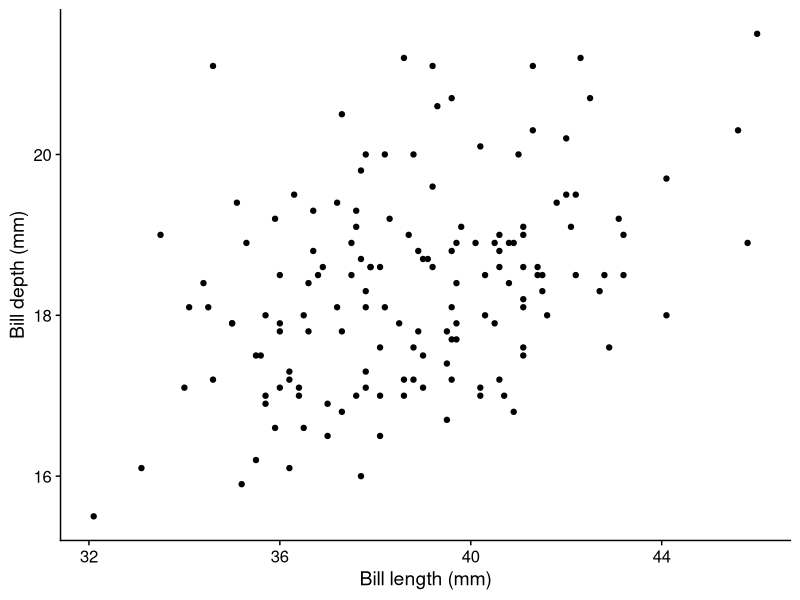
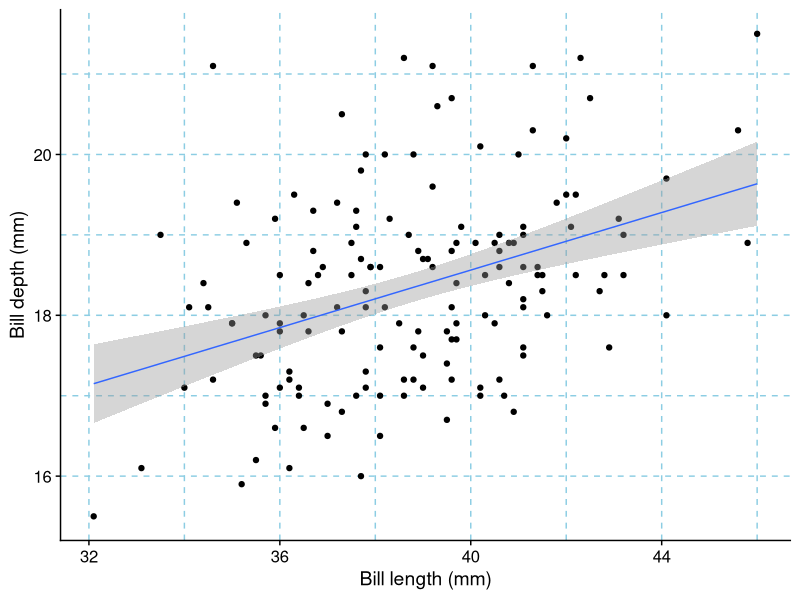
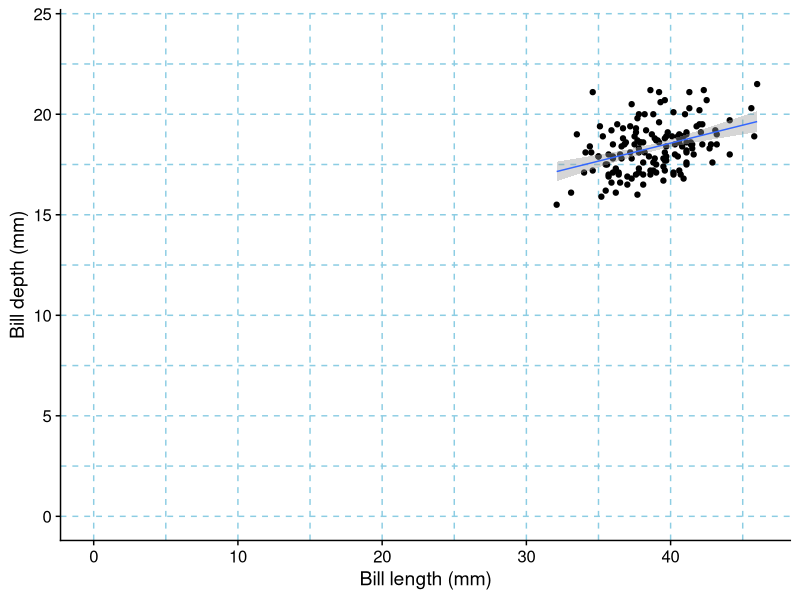
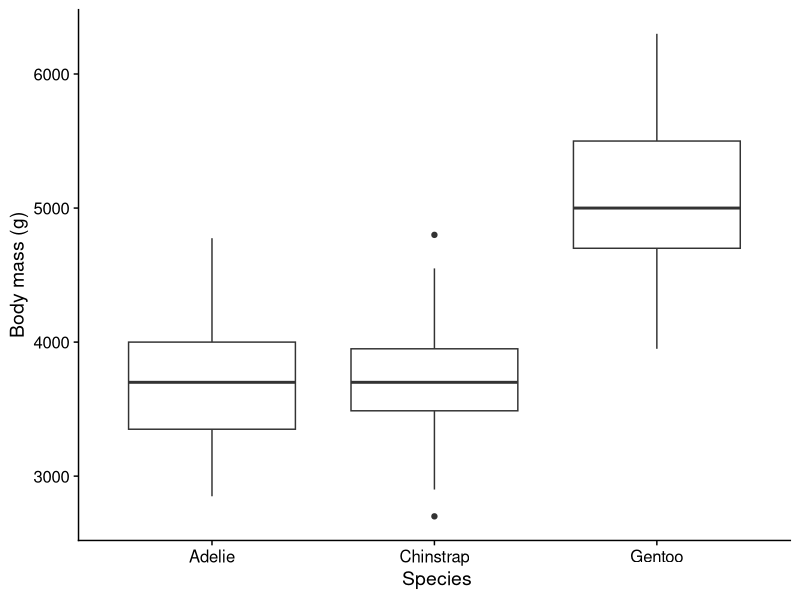
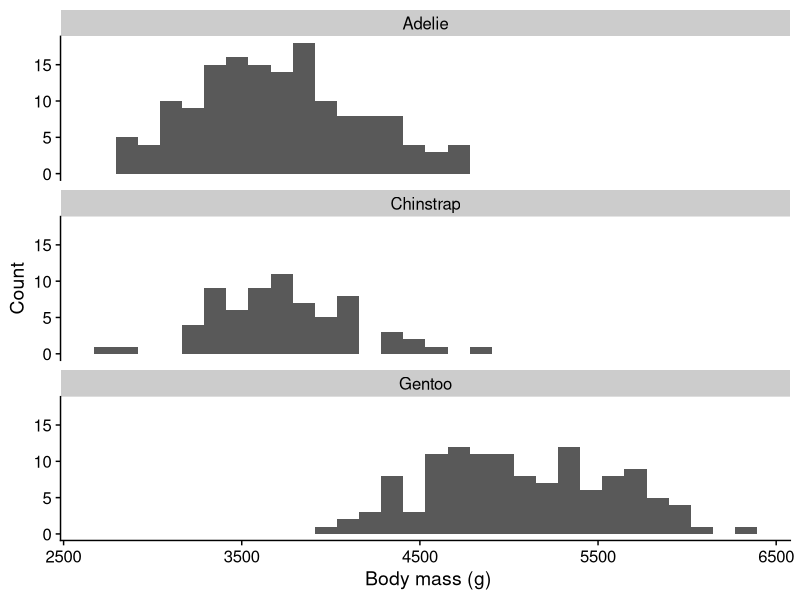

The R script that drew these images, in order:
## ---- chunk 1
knitr::opts_chunk$set(message = FALSE, warning = FALSE)
## ---- chunk 2
library(tidyverse)
library(palmerpenguins)
library(cowplot)
library(rstatix)
## ---- chunk 3
glimpse(penguins)
## ---- chunk 4
penguin_adelie <- penguins |> 
  filter(species == "Adelie")
glimpse(penguin_adelie)
## ---- chunk 5
penguin_adelie |> 
  ggplot(aes(x=bill_length_mm, bill_depth_mm)) +
  geom_point() +
  labs( x = "Bill length (mm)",
        y = "Bill depth (mm)") +
  theme_cowplot()
## ---- chunk 6
bill_length<-penguin_adelie$bill_length_mm
bill_depth<-penguin_adelie$bill_depth_mm

cor.test(bill_length, bill_depth, method = "pearson")
## ---- chunk 7
bill.model<-lm(bill_depth ~ bill_length, data = penguin_adelie)
anova(bill.model)
summary(bill.model)
## ---- chunk 8
penguin_adelie |> 
  ggplot(aes(x=bill_length_mm, bill_depth_mm)) +
  geom_point() +
  geom_smooth(method="lm", linewidth = 0.5) +
  labs( x = "Bill length (mm)",
        y = "Bill depth (mm)") +
  theme_cowplot() +
  theme(panel.grid = element_line(color = "#8ccde3",
                                  linetype = 2,
                                  linewidth=0.5))
## ---- chunk 9
penguin_adelie |> 
  ggplot(aes(x=bill_length_mm, bill_depth_mm)) +
  geom_point() +
  geom_smooth(method="lm", linewidth = 0.5) +
  labs( x = "Bill length (mm)",
        y = "Bill depth (mm)") +
  xlim(0,46) +
  ylim(0,24) +
  theme_cowplot() +
  theme(panel.grid = element_line(color = "#8ccde3",
                                  linetype = 2,
                                  linewidth=0.5))
## ---- chunk 10
penguins |>
  ggplot(aes(x=species,y=body_mass_g)) +
  geom_boxplot() +
  labs(x= " Species",
       y = "Body mass (g)") +
  theme_cowplot()
## ---- chunk 11
penguins |>
  ggplot(aes(x=body_mass_g)) +
  geom_histogram() +
  labs(x= " Body mass (g)",
       y = "Count") +
  facet_wrap(~ species, ncol = 1) +
  theme_cowplot()
## ---- chunk 12
penguins |>
  group_by(species) |>
  shapiro_test(body_mass_g)
## ---- chunk 13
penguin_adelie_bodymass <- penguins |> filter(species == "Adelie") |> select(body_mass_g) |> pull()
chinstrap_bodymass <- penguins |> filter(species == "Chinstrap") |> select(body_mass_g) |> pull()
gentoo_bodymass <- penguins |> filter(species == "Gentoo") |> select(body_mass_g) |> pull()
## ---- chunk 14
t.test(penguin_adelie_bodymass,chinstrap_bodymass)
wilcox.test(penguin_adelie_bodymass,chinstrap_bodymass)
## ---- chunk 15
t.test(chinstrap_bodymass,gentoo_bodymass)
